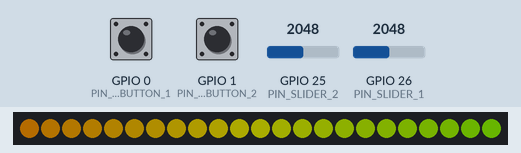
Recording of a sketch running on a simulated ESP32. On the bench: 23 RGB LEDs in strip order, left to right. Wiring (inferred from the names in the program): 5×4 keypad: rows GPIO 10, GPIO 9, GPIO 8, GPIO 7, GPIO 6; columns GPIO 14, GPIO 15, GPIO 16, GPIO 17. The inputs (shaded band) are chosen by the test bench; at power-on: GPIO 26 (PIN_SLIDER_1) = 2048, GPIO 25 (PIN_SLIDER_2) = 2048, GPIO 0 (PIN_SLIDER_BUTTON_1) HIGH, GPIO 1 (PIN_SLIDER_BUTTON_2) HIGH. Dim RGB values are drawn brighter than linear.

Above: at 2.2 s.
2.3 s: GPIO 26 (PIN_SLIDER_1) set to 491
At 4.15 s:
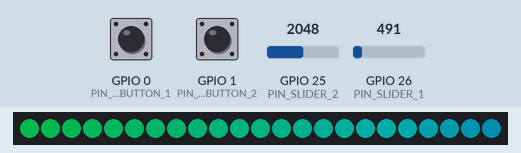
4.9 s: GPIO 25 (PIN_SLIDER_2) set to 491
At 6.26 s:
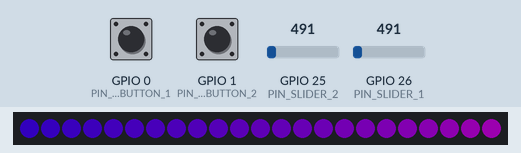
7.3 s: GPIO 25 (PIN_SLIDER_2) set to 1228
At 10.17 s:
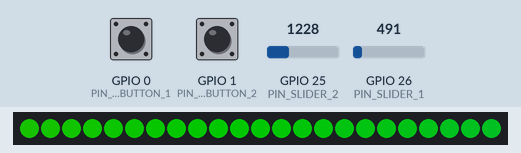
10.3 s: GPIO 25 (PIN_SLIDER_2) set to 216
At 10.77 s:
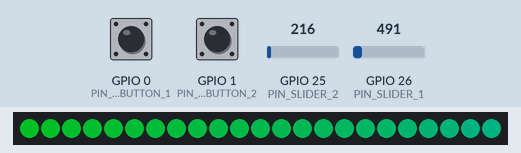
13.3 s: GPIO 26 (PIN_SLIDER_1) set to 1228
At 14.67 s:
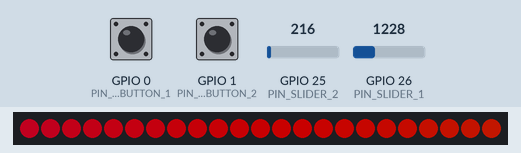
16.3 s: GPIO 26 (PIN_SLIDER_1) set to 216
At 19.18 s:
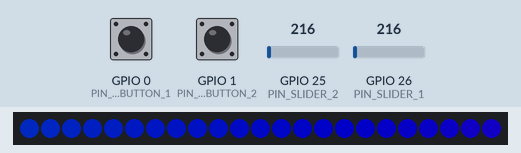

The sketch:

Numpad_Firmware.ino
```cpp
#include "Wire.h"
#include <Adafruit_NeoPixel.h>

#define MODULE_ADDRESS 0x20
#define I2C_BUFFER_SIZE 32

#define KEY_REMAPPING \
{ 1,  2,  3,  4},\
{ 5,  6,  7,  8},\
{ 9, 10, 11,  0},\
{12, 13, 14, 15},\
{16,  0, 17,  0},\

#define AMMOUNT_ROW 5
#define ROW1 10
#define ROW2 9
#define ROW3 8
#define ROW4 7
#define ROW5 6

#define AMMOUNT_COL 4
#define COL1 17
#define COL2 16
#define COL3 15
#define COL4 14

//--------ANALOG------------

#define PIN_SLIDER_BUTTON_1 0
#define PIN_SLIDER_BUTTON_2 1

#define PIN_SLIDER_1 26
#define PIN_SLIDER_2 25

#define ANALOG_DB 2
#define ADDITIONAL_ANALOG_ZERO_OFFSET 4

uint8_t slider1 = 0;
uint8_t slider2 = 0;

#define AMMOUNT_KEYS 23

int pins_row[AMMOUNT_ROW] = {ROW1, ROW2, ROW3, ROW4, ROW5};
int pins_col[AMMOUNT_COL] = {COL1, COL2, COL3, COL4};
uint8_t pressed[AMMOUNT_KEYS];

int diodeMatrixToKeyIndex[AMMOUNT_ROW][AMMOUNT_COL] = {KEY_REMAPPING};


#define IDLE 0x10
#define SEND_STATES 0x11

uint8_t mode = IDLE;

void receive_handler(int howMany);
void request_handler(void);

//------------------------Lighting-----------------------------
#define LED_PIN    5
#define LED_COUNT 23
#define LED_BRIGHTNESS 100

unsigned long pixelPrevious = 0;        // Previous Pixel Millis
unsigned long patternPrevious = 0;      // Previous Pattern Millis
int           patternCurrent = 0;       // Current Pattern Number
int           patternInterval = 5000;   // Pattern Interval (ms)
int           pixelInterval = 50;       // Pixel Interval (ms)
int           pixelQueue = 0;           // Pattern Pixel Queue
int           pixelCycle = 0;           // Pattern Pixel Cycle
uint16_t      pixelCurrent = 0;         // Pattern Current Pixel Number
uint16_t      pixelNumber = LED_COUNT;  // Total Number of Pixels

Adafruit_NeoPixel strip(LED_COUNT, LED_PIN, NEO_GRB + NEO_KHZ800);

void lightingSetup();
uint32_t Wheel(byte WheelPos);
void rainbow(uint8_t wait);

void setup() {
  delay(1000);
  pinMode(PIN_SLIDER_BUTTON_1, INPUT_PULLUP);
  pinMode(PIN_SLIDER_BUTTON_2, INPUT_PULLUP);

  Wire.begin(MODULE_ADDRESS);
  Wire.onRequest(request_handler);
  Wire.onReceive(receive_handler);
  //pinMode(A4, INPUT_PULLUP);
  //pinMode(A5, INPUT_PULLUP);
  lightingSetup();
  for(int i = 0; i < AMMOUNT_KEYS; i++){
    pressed[i] = 0;
  }
}

//int color = 255;

void loop() {
  update();
  rainbow(10);
  //if(!digitalRead(18)) strip.setPixelColor(1, strip.Color(255, 0, 0));
  //if(digitalRead(18)) strip.setPixelColor(1, strip.Color(0, 0, 0));
  //if(!digitalRead(19)) strip.setPixelColor(2, strip.Color(255, 0, 0));
  //if(digitalRead(19)) strip.setPixelColor(2, strip.Color(0, 0, 0));
  //strip.show();
  //strip.setPixelColor(10, strip.Color(0, map(analogRead(PIN_SLIDER_2), 0, 1023, 0, 255), 0));
  //strip.setPixelColor(1, strip.Color(0, color, 0));
  //color--;
  //if(color == 0) color = 255;
}

void update(){
  //Matrix
  for(int row = 0; row < AMMOUNT_ROW; row++){
    pinMode(pins_row[row], OUTPUT);
    delay(1);
    digitalWrite(pins_row[row], HIGH);
    delay(1);

    for(int col = AMMOUNT_COL - 1; col >= 0; col--){
      if(digitalRead(pins_col[col])){
        if(diodeMatrixToKeyIndex[row][col] != 0){
          pressed[diodeMatrixToKeyIndex[row][col] - 1] = 1;
        }
      }
      else{
        pressed[diodeMatrixToKeyIndex[row][col] - 1] = 0;
      }
    }
    delay(1);
    digitalWrite(pins_row[row], LOW);
    delay(1);
    pinMode(pins_row[row], INPUT);
    delay(1);
  }
  //Buttons slider
  pressed[17] = !digitalRead(PIN_SLIDER_BUTTON_1);
  pressed[18] = !digitalRead(PIN_SLIDER_BUTTON_2);

  //Slider
  if((map(analogRead(PIN_SLIDER_1), 0, 1023, 255, 0) >= (slider1 + ANALOG_DB)) || (map(analogRead(PIN_SLIDER_1), 0, 1023, 255, 0) <= (slider1 - ANALOG_DB))){
    slider1 = map(analogRead(PIN_SLIDER_1), 0, 1023, 255, 0);
  }
  if((map(analogRead(PIN_SLIDER_2), 0, 1023, 255, 0) >= (slider2 + ANALOG_DB)) || (map(analogRead(PIN_SLIDER_2), 0, 1023, 255, 0) <= (slider2 - ANALOG_DB))){
    slider2 = map(analogRead(PIN_SLIDER_2), 0, 1023, 255, 0);
  }

  if(map(analogRead(PIN_SLIDER_1), 0, 1023, 255, 0) < (ADDITIONAL_ANALOG_ZERO_OFFSET + ANALOG_DB)){
    slider1 = 0;
  }
  if(map(analogRead(PIN_SLIDER_2), 0, 1023, 255, 0) < (ADDITIONAL_ANALOG_ZERO_OFFSET + ANALOG_DB)){
    slider2 = 0;
  }

  if(map(analogRead(PIN_SLIDER_1), 0, 1023, 255, 0) > (255 - ADDITIONAL_ANALOG_ZERO_OFFSET + ANALOG_DB)){
    slider1 = 255;
  }
  if(map(analogRead(PIN_SLIDER_2), 0, 1023, 255, 0) > (255 - ADDITIONAL_ANALOG_ZERO_OFFSET + ANALOG_DB)){
    slider2 = 255;
  }
  pressed[19] = slider1;
  pressed[20] = slider2;
}

void receive_handler(int howMany){
  if(Wire.available()){
    mode = Wire.read();
  }
  if(mode == SEND_STATES) strip.setPixelColor(6, strip.Color(0, 255, 0));
  while(Wire.available()) Wire.read();
}

void request_handler(void){
  uint8_t i = 0;
  switch (mode) {
    case IDLE:
      //strip.setPixelColor(1, strip.Color(0, 255, 0));
      //strip.setPixelColor(2, strip.Color(0, 0, 0));
      //strip.setPixelColor(3, strip.Color(0, 0, 0));
      while(i < I2C_BUFFER_SIZE){
        Wire.write(0);
        i++;
      }
      break;
    case SEND_STATES:
      //strip.setPixelColor(1, strip.Color(0, 0, 0));
      //strip.setPixelColor(2, strip.Color(255, 0, 0));
      //strip.setPixelColor(3, strip.Color(0, 0, 0));
      while(i < AMMOUNT_KEYS){
        Wire.write(pressed[i]);
        //Wire.write(0);
        i++;
      }
      while(i < I2C_BUFFER_SIZE){
        Wire.write(0);
        i++;
      }
      //mode = IDLE;
      break;
    default:
      //strip.setPixelColor(1, strip.Color(0, 0, 0));
      //strip.setPixelColor(2, strip.Color(0, 0, 0));
      //strip.setPixelColor(3, strip.Color(0, 0, 255));
      while(i < I2C_BUFFER_SIZE){
        Wire.write(0);
        i++;
      }
      //mode = IDLE;
      break;
  }
}

void rainbow(uint8_t wait) {
  if(pixelInterval != wait)
    pixelInterval = wait;
  for(uint16_t i=0; i < pixelNumber; i++) {
    strip.setPixelColor(i, Wheel((i + pixelCycle) & 255)); //  Update delay time
  }
  strip.show();                             //  Update strip to match
  pixelCycle++;                             //  Advance current cycle
  if(pixelCycle >= 256)
    pixelCycle = 0;                         //  Loop the cycle back to the begining
}

void lightingSetup(){
  strip.begin();           // INITIALIZE NeoPixel strip object (REQUIRED)
  strip.show();            // Turn OFF all pixels ASAP
  strip.setBrightness(LED_BRIGHTNESS); // Set BRIGHTNESS to about 1/5 (max = 255)
}

uint32_t Wheel(byte WheelPos) {
  WheelPos = 255 - WheelPos;
  if(WheelPos < 85) {
    return strip.Color(255 - WheelPos * 3, 0, WheelPos * 3);
  }
  if(WheelPos < 170) {
    WheelPos -= 85;
    return strip.Color(0, WheelPos * 3, 255 - WheelPos * 3);
  }
  WheelPos -= 170;
  return strip.Color(WheelPos * 3, 255 - WheelPos * 3, 0);
}
```
